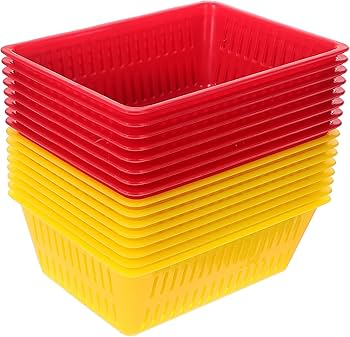
#> input picture Basic level image processing/c10_Color_Image_Processing/R1_Sari_Kirmizi.jpg, 350 x 337 px, given in place of the camera
$ python K9_13_WEBCAM_ESIKLEME_Histogramli.py
#> lines starting #> are read from the running program, lines starting #| are printed output that depends on the picture; after the words box and inside, x2 and y2 are one past the last pixel; in counts of white or black regions, pixels touching at a corner belong together
import cv2
import numpy as np
import matplotlib.pyplot as plt

# Video dosyasını oku
cap = cv2.VideoCapture(0)

# Histogram plotlarını oluştur
plt.figure(figsize=(12, 6))
color_hist_plot = plt.subplot(2, 1, 1)
gray_hist_plot = plt.subplot(2, 1, 2)

while True:
    # Bir sonraki çerçeveyi oku
    ret, frame = cap.read()
#> frame is the input picture: shape (337, 350, 3); mean B, G, R 94.4, 140.1, 230.3

    # Eğer çerçeve alınamazsa döngüden çık
    if not ret:
        break

    # Çerçeveyi gri tonlamaya çevir
    gray_frame = cv2.cvtColor(frame, cv2.COLOR_BGR2GRAY)
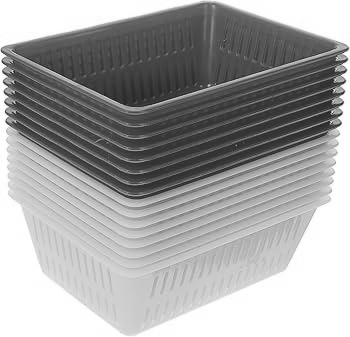
#> gray_frame: shape (337, 350); min 28, max 255, mean 161.8

    # Gri tonlamalı çerçeve üzerine eşikleme uygula
    ret, thresh_frame = cv2.threshold(gray_frame, 100, 255, cv2.THRESH_BINARY)
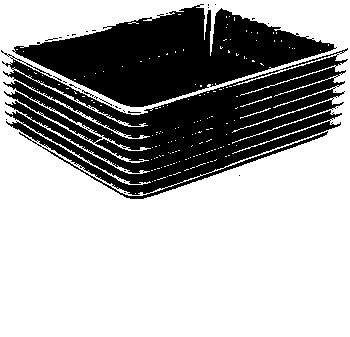
#> thresh_frame: shape (337, 350); 66.2% white; 34 black regions (32 under 20 px), largest, box (x1, y1, x2, y2) and area: (1, 48, 348, 199) 23056, (12, 4, 337, 107) 16705

    # Renkli çerçevenin histogramını hesapla ve görselleştir
    color_hist_plot.clear()
    colors = ('b', 'g', 'r')
    for i, col in enumerate(colors):
        hist = cv2.calcHist([frame], [i], None, [256], [0, 256])
        color_hist_plot.plot(hist, color=col)
    color_hist_plot.set_title('Renkli Histogram')

    # Gri tonlamalı çerçevenin histogramını hesapla ve görselleştir
    gray_hist_plot.clear()
    hist_gray = cv2.calcHist([gray_frame], [0], None, [256], [0, 256])
#> hist_gray = 256 values, max 23121 at index 255, min 0 at index 0, mean 460.7
    gray_hist_plot.plot(hist_gray, color='b')
    gray_hist_plot.set_title('Gri Seviye Histogram')

    # Ekrana güncellenmiş plotları göster
    plt.tight_layout()
    plt.draw()
    plt.pause(0.0005)
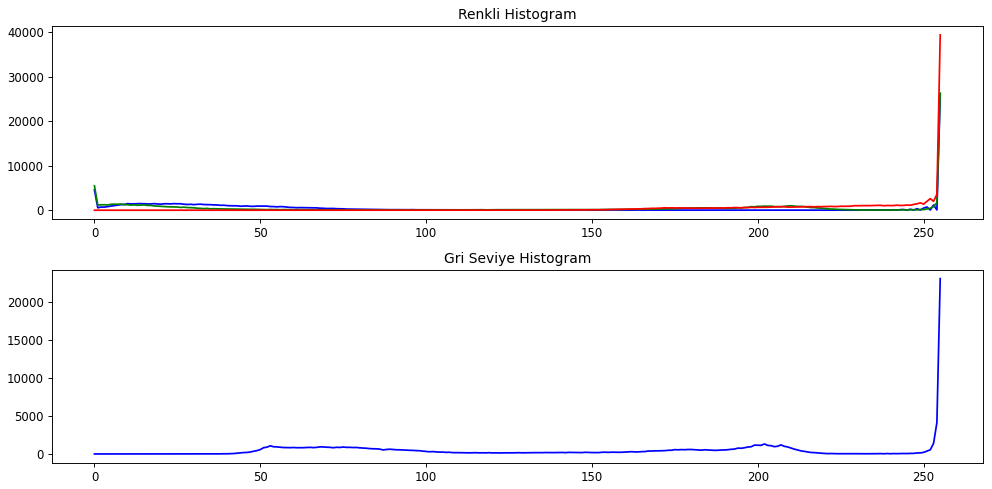
#> figure drawn by matplotlib, 2 panels; panel 1: curve peaks at x = 255, y = 26064; panel 1: curve peaks at x = 255, y = 26311; panel 1: curve peaks at x = 255, y = 39410; panel 2: curve peaks at x = 255, y = 23121

    # Çerçeve ve eşiklenmiş çerçeveyi göster
    cv2.imshow("Video_Trafic", frame)
    cv2.imshow("Video_Trafic_Gray", gray_frame)
    cv2.imshow("Video_Trafic_Threshold", thresh_frame)

    # 'q' tuşuna basıldığında döngüyü sonlandır
    if cv2.waitKey(1) & 0xFF == ord("q"):
#> (key q is pressed here)
        break

# Videoyı serbest bırak ve pencereleri kapat
cap.release()
cv2.destroyAllWindows()

$ run again, on Basic level image processing/c10_Color_Image_Processing/R2_Sari_Kutucuk_Mavi_Kapak.jpg
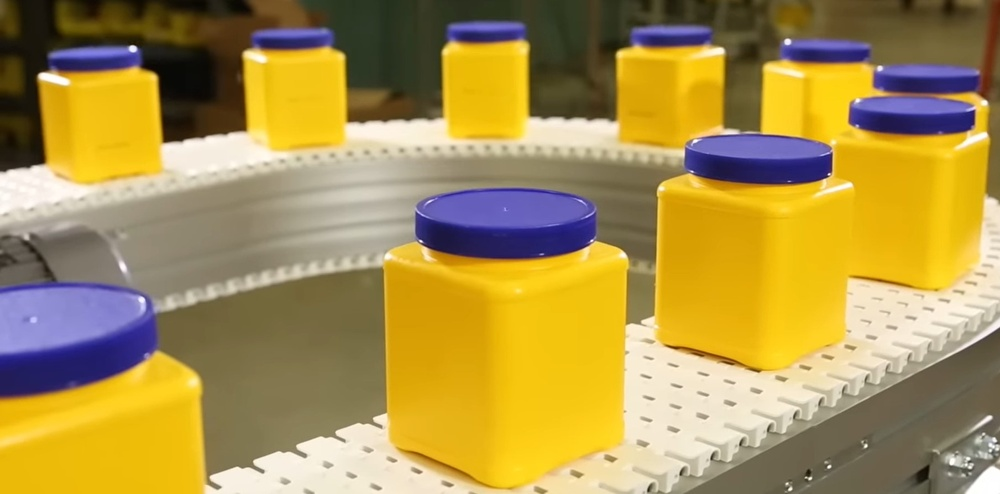
#> input picture Basic level image processing/c10_Color_Image_Processing/R2_Sari_Kutucuk_Mavi_Kapak.jpg, 1000 x 494 px, shrunk from 1809 x 894 before the run, given in place of the camera
#> frame is the input picture: shape (494, 1000, 3); mean B, G, R 78.3, 146.5, 170.4
#> `ret, thresh_frame = cv2.threshold(gray_frame, 100, 255, cv2.THRESH_BIN..`:
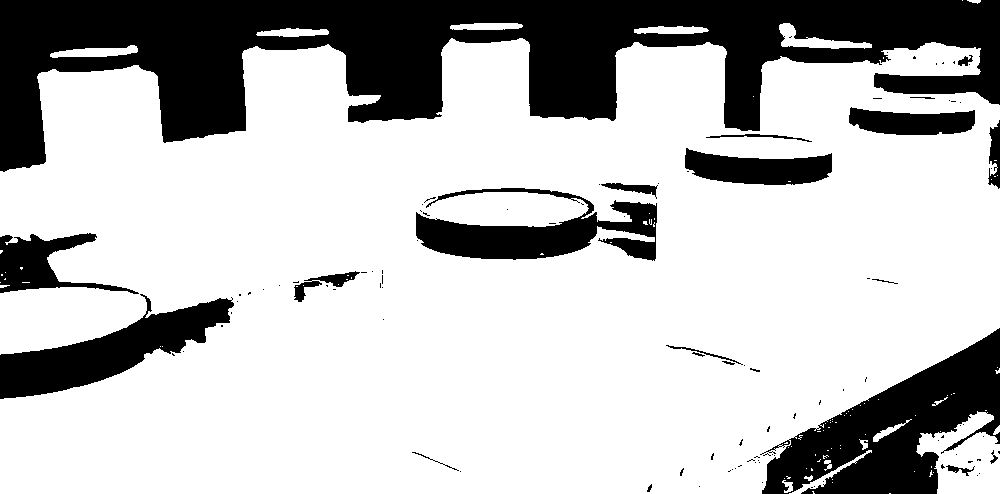
#> thresh_frame: shape (494, 1000); 74.1% white; 105 black regions (84 under 20 px), largest, box (x1, y1, x2, y2) and area: (0, 0, 1000, 172) 79591, (760, 328, 1000, 494) 18350, (0, 294, 234, 399) 9332
#> hist_gray = 256 values, max 7435 at index 192, min 0 at index 0, mean 1929.7
#> `plt.pause(0.0005)`:
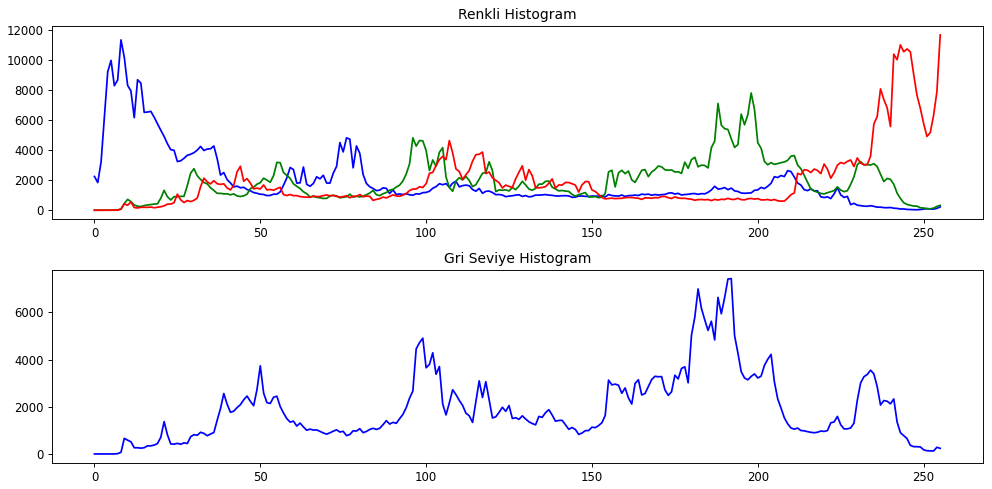
#> figure drawn by matplotlib, 2 panels; panel 1: curve peaks at x = 8, y = 11326; panel 1: curve peaks at x = 198, y = 7796; panel 1: curve peaks at x = 255, y = 11660; panel 2: curve peaks at x = 192, y = 7435

$ run again, on Basic level image processing/c10_Color_Image_Processing/bee.jpg
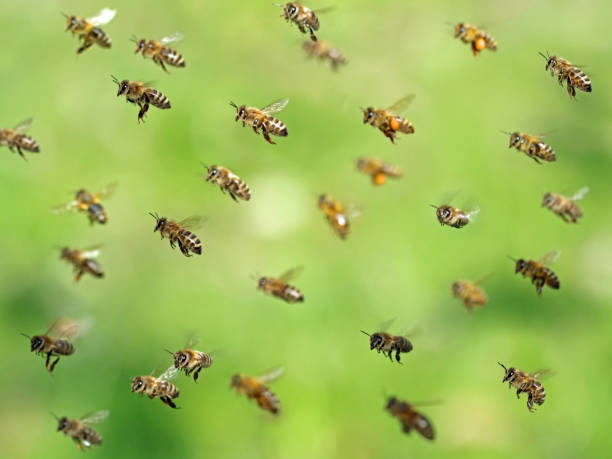
#> input picture Basic level image processing/c10_Color_Image_Processing/bee.jpg, 612 x 459 px, given in place of the camera
#> frame is the input picture: shape (459, 612, 3); mean B, G, R 89.1, 187.1, 158.7
#> `ret, thresh_frame = cv2.threshold(gray_frame, 100, 255, cv2.THRESH_BIN..`:
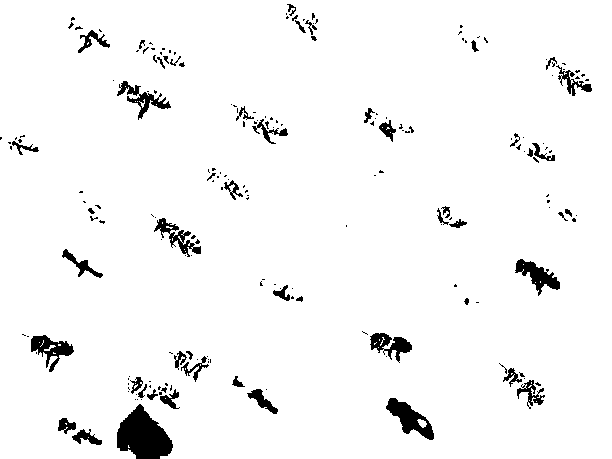
#> thresh_frame: shape (459, 612); 96% white; 200 black regions (148 under 20 px), largest, box (x1, y1, x2, y2) and area: (117, 404, 173, 459) 1965, (386, 398, 434, 440) 856, (515, 259, 560, 296) 673
#> hist_gray = 256 values, max 9784 at index 182, min 5 at index 0, mean 1097.3
#> `plt.pause(0.0005)`:
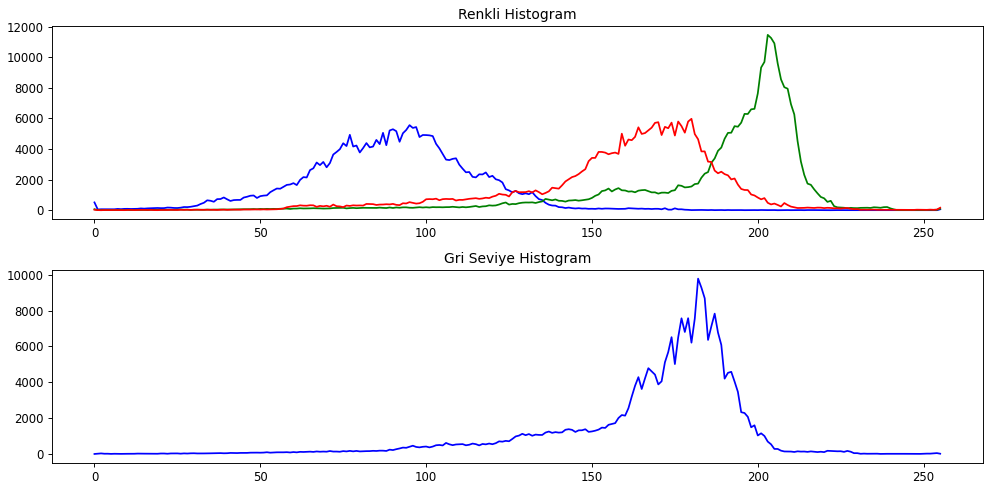
#> figure drawn by matplotlib, 2 panels; panel 1: curve peaks at x = 95, y = 5564; panel 1: curve peaks at x = 203, y = 11467; panel 1: curve peaks at x = 180, y = 5979; panel 2: curve peaks at x = 182, y = 9784
